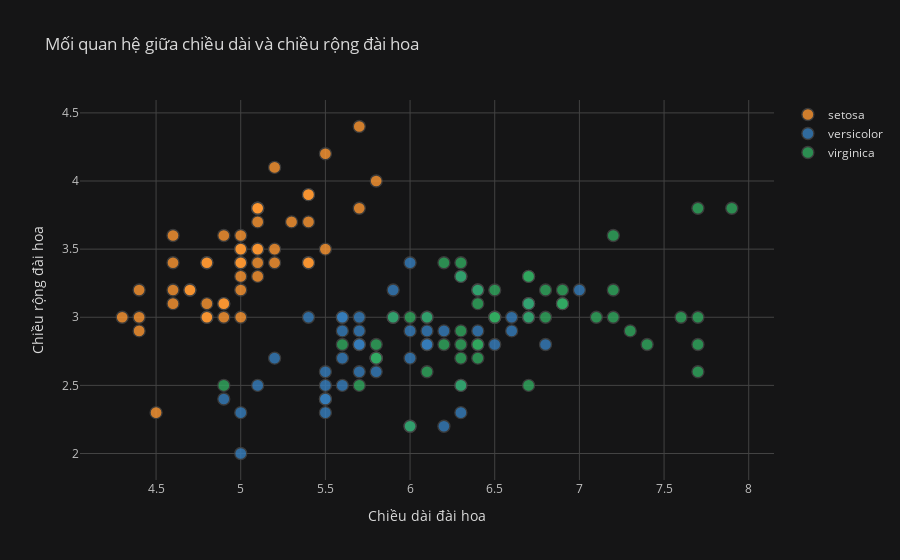

Notebook cell for this chart:
### Code cell
iris_df.iplot(kind='scatter' , x="sepal length (cm)" , y="sepal width (cm)" , mode="markers" , xTitle="Chiều dài đài hoa" , yTitle="Chiều rộng đài hoa" , theme="solar" , title="Mối quan hệ giữa chiều dài và chiều rộng đài hoa" , categories="FlowerType")

### Figure 1 — Plotly figure (JSON) as saved in the notebook; plotly's stock layout.template omitted (floating-point values rounded to 4 significant figures)
{"data": [{"marker": {"color": "rgba(255, 153, 51, 1.0)", "line": {"width": 1.3}, "opacity": 0.8, "size": 12, "symbol": "circle"}, "mode": "markers", "name": "setosa", "textfont": {"color": "#D9D9D9"}, "type": "scatter", "x": [5.1, 4.9, 4.7, 4.6, 5, 5.4, 4.6, 5, 4.4, 4.9, 5.4, 4.8, 4.8, 4.3, 5.8, 5.7, 5.4, 5.1, 5.7, 5.1, 5.4, 5.1, 4.6, 5.1, 4.8, 5, 5, 5.2, 5.2, 4.7, 4.8, 5.4, 5.2, 5.5, 4.9, 5, 5.5, 4.9, 4.4, 5.1, 5, 4.5, 4.4, 5, 5.1, 4.8, 5.1, 4.6, 5.3, 5], "y": [3.5, 3, 3.2, 3.1, 3.6, 3.9, 3.4, 3.4, 2.9, 3.1, 3.7, 3.4, 3, 3, 4, 4.4, 3.9, 3.5, 3.8, 3.8, 3.4, 3.7, 3.6, 3.3, 3.4, 3, 3.4, 3.5, 3.4, 3.2, 3.1, 3.4, 4.1, 4.2, 3.1, 3.2, 3.5, 3.6, 3, 3.4, 3.5, 2.3, 3.2, 3.5, 3.8, 3, 3.8, 3.2, 3.7, 3.3]}, {"marker": {"color": "rgba(55, 128, 191, 1.0)", "line": {"width": 1.3}, "opacity": 0.8, "size": 12, "symbol": "circle"}, "mode": "markers", "name": "versicolor", "textfont": {"color": "#D9D9D9"}, "type": "scatter", "x": [7, 6.4, 6.9, 5.5, 6.5, 5.7, 6.3, 4.9, 6.6, 5.2, 5, 5.9, 6, 6.1, 5.6, 6.7, 5.6, 5.8, 6.2, 5.6, 5.9, 6.1, 6.3, 6.1, 6.4, 6.6, 6.8, 6.7, 6, 5.7, 5.5, 5.5, 5.8, 6, 5.4, 6, 6.7, 6.3, 5.6, 5.5, 5.5, 6.1, 5.8, 5, 5.6, 5.7, 5.7, 6.2, 5.1, 5.7], "y": [3.2, 3.2, 3.1, 2.3, 2.8, 2.8, 3.3, 2.4, 2.9, 2.7, 2, 3, 2.2, 2.9, 2.9, 3.1, 3, 2.7, 2.2, 2.5, 3.2, 2.8, 2.5, 2.8, 2.9, 3, 2.8, 3, 2.9, 2.6, 2.4, 2.4, 2.7, 2.7, 3, 3.4, 3.1, 2.3, 3, 2.5, 2.6, 3, 2.6, 2.3, 2.7, 3, 2.9, 2.9, 2.5, 2.8]}, {"marker": {"color": "rgba(50, 171, 96, 1.0)", "line": {"width": 1.3}, "opacity": 0.8, "size": 12, "symbol": "circle"}, "mode": "markers", "name": "virginica", "textfont": {"color": "#D9D9D9"}, "type": "scatter", "x": [6.3, 5.8, 7.1, 6.3, 6.5, 7.6, 4.9, 7.3, 6.7, 7.2, 6.5, 6.4, 6.8, 5.7, 5.8, 6.4, 6.5, 7.7, 7.7, 6, 6.9, 5.6, 7.7, 6.3, 6.7, 7.2, 6.2, 6.1, 6.4, 7.2, 7.4, 7.9, 6.4, 6.3, 6.1, 7.7, 6.3, 6.4, 6, 6.9, 6.7, 6.9, 5.8, 6.8, 6.7, 6.7, 6.3, 6.5, 6.2, 5.9], "y": [3.3, 2.7, 3, 2.9, 3, 3, 2.5, 2.9, 2.5, 3.6, 3.2, 2.7, 3, 2.5, 2.8, 3.2, 3, 3.8, 2.6, 2.2, 3.2, 2.8, 2.8, 2.7, 3.3, 3.2, 2.8, 3, 2.8, 3, 2.8, 3.8, 2.8, 2.8, 2.6, 3, 3.4, 3.1, 3, 3.1, 3.1, 3.1, 2.7, 3.2, 3.3, 3, 2.5, 3, 3.4, 3]}], "layout": {"legend": {"bgcolor": "#151516", "font": {"color": "#D9D9D9"}}, "paper_bgcolor": "#151516", "plot_bgcolor": "#151516", "title": {"font": {"color": "#D9D9D9"}, "text": "Mối quan hệ giữa chiều dài và chiều rộng đài hoa"}, "xaxis": {"gridcolor": "#434343", "showgrid": true, "tickfont": {"color": "#C2C2C2"}, "title": {"font": {"color": "#D9D9D9"}, "text": "Chiều dài đài hoa"}, "zerolinecolor": "#666570"}, "yaxis": {"gridcolor": "#434343", "showgrid": true, "tickfont": {"color": "#C2C2C2"}, "title": {"font": {"color": "#D9D9D9"}, "text": "Chiều rộng đài hoa"}, "zerolinecolor": "#666570"}}}
